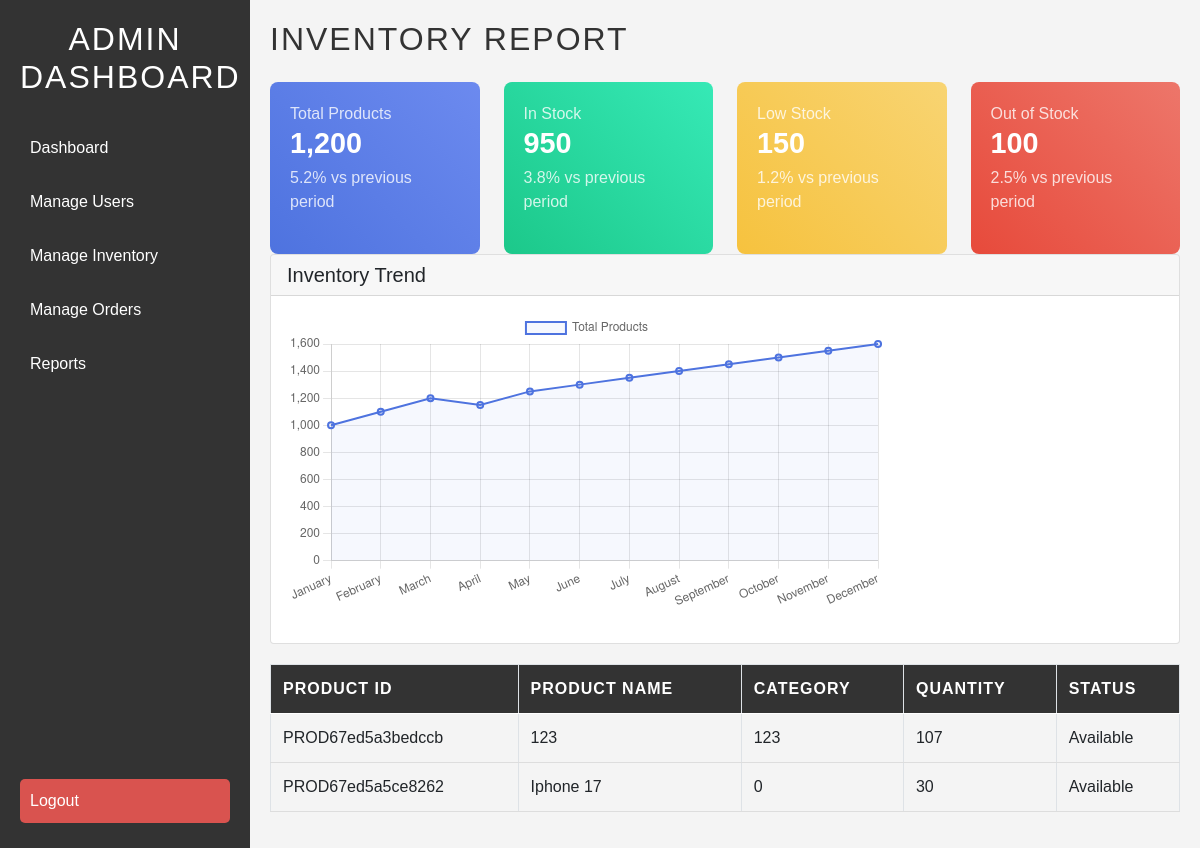
The page /warehouse/warehouse/inventory_report.php (signed in) on the database as committed earlier.
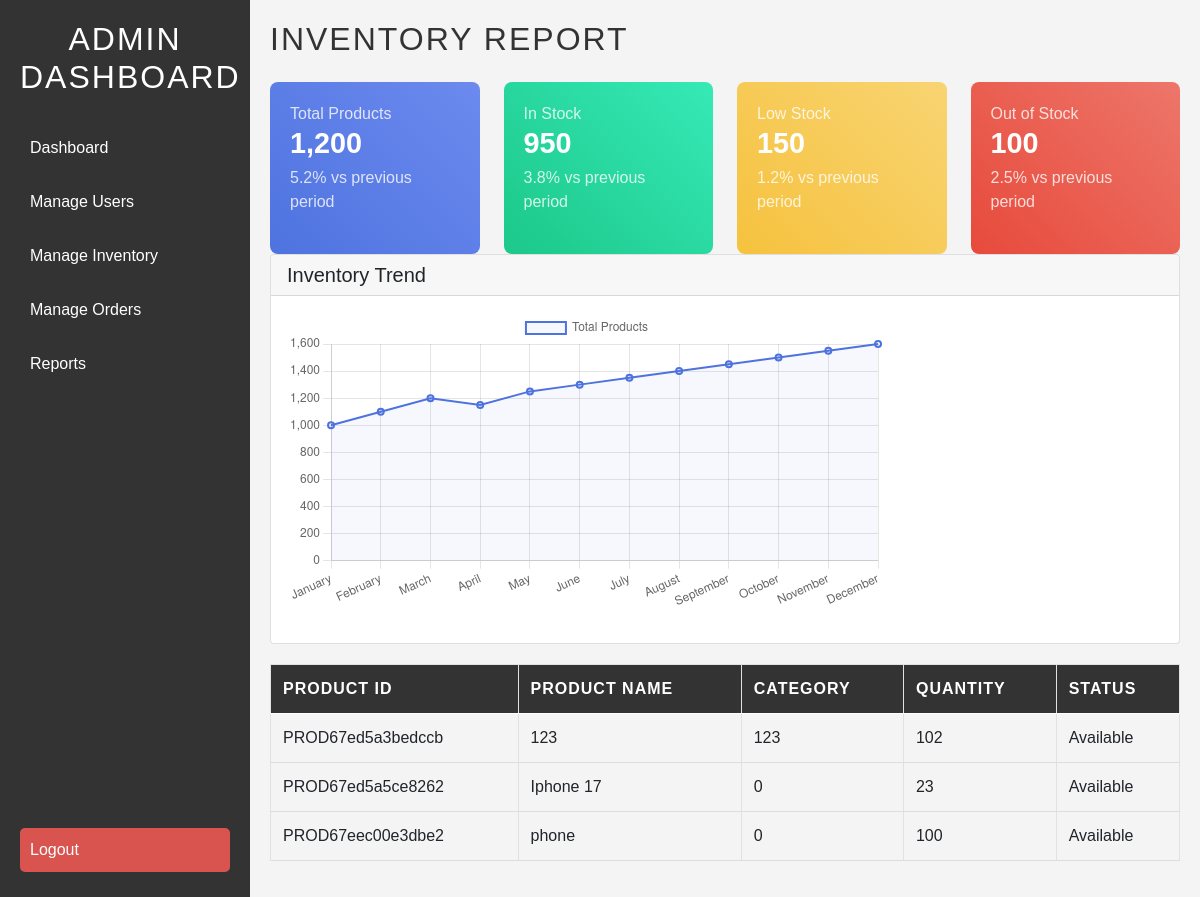
The same page on the database as committed later.
### tables this page shows
CREATE TABLE `inventory` (
  `id` int(11) NOT NULL,
  `product_id` varchar(50) NOT NULL,
  `product_name` varchar(255) NOT NULL,
  `quantity` int(11) NOT NULL DEFAULT 0,
  `cost_price` decimal(10,2) NOT NULL DEFAULT 0.00,
  `price` decimal(10,2) NOT NULL DEFAULT 0.00,
  `product_description` text DEFAULT NULL,
  `qr_code` varchar(255) DEFAULT NULL,
  `threshold` int(11) DEFAULT 10,
  `category` varchar(100) NOT NULL,
  `status` enum('Available','Unavailable') NOT NULL DEFAULT 'Available',
  `products_per_box` int(11) NOT NULL DEFAULT 1,
  `minimum_order_quantity` int(11) DEFAULT 1,
  `supplier_id` int(11) DEFAULT NULL,
  `created_at` timestamp NOT NULL DEFAULT current_timestamp(),
  `updated_at` timestamp NOT NULL DEFAULT current_timestamp() ON UPDATE current_timestamp()
);

### warehouse/warehouse/inventory_report.php (the view, shortened to what this page needs)
<?php
include 'db.php';
$query = "SELECT * FROM inventory";
$result = $conn->query($query);
?>
<!DOCTYPE html>
<html lang="en">
<head>
    <link href="https://cdn.jsdelivr.net/npm/bootstrap@5.0.2/dist/css/bootstrap.min.css" rel="stylesheet">
</head>
<body>
<div class="sidebar">
    <h2>Admin Dashboard</h2>
    <a href="admin_dashboard.php">Dashboard</a>
    <a href="manage_users.php">Manage Users</a>
    <a href="inventory.php">Manage Inventory</a>
    <a href="orders.php">Manage Orders</a>
    <a href="reports.php">Reports</a>
    <a href="warehouse_logout.php" class="logout">Logout</a>
</div>
<div class="main-content">
    <h1>Inventory Report</h1>
    <?php if (isset($error)): ?>
        <div class="alert alert-danger" role="alert">
            Error: <?php echo $error; ?>
        </div>
    <?php else: ?>
        <div class="row">
            <div class="col-lg-3 col-md-6">
                <div class="summary-card blue-gradient position-relative">
                    <div>
                        <p>Total Products</p>
                        <h3>1,200</h3>
                        <p><span class="text-white"><i class="fas fa-arrow-up"></i> 5.2%</span> vs previous period</p>
                    </div>
                </div>
            </div>
            <div class="col-lg-3 col-md-6">
                <div class="summary-card green-gradient position-relative">
                    <div>
                        <p>In Stock</p>
                        <h3>950</h3>
                        <p><span class="text-white"><i class="fas fa-arrow-up"></i> 3.8%</span> vs previous period</p>
                    </div>
                </div>
            </div>
            <div class="col-lg-3 col-md-6">
                <div class="summary-card yellow-gradient position-relative">
                    <div>
                        <p>Low Stock</p>
                        <h3>150</h3>
                        <p><span class="text-white"><i class="fas fa-arrow-down"></i> 1.2%</span> vs previous period</p>
                    </div>
                </div>
            </div>
            <div class="col-lg-3 col-md-6">
                <div class="summary-card red-gradient position-relative">
                    <div>
                        <p>Out of Stock</p>
                        <h3>100</h3>
                        <p><span class="text-white"><i class="fas fa-arrow-up"></i> 2.5%</span> vs previous period</p>
                    </div>
                </div>
            </div>
        </div>
        <div class="card">
            <div class="card-header">
                <h5 class="m-0">Inventory Trend</h5>
            </div>
            <div class="card-body">
                <div class="chart-container">
                    <canvas id="inventoryTrendChart"></canvas>
                </div>
            </div>
        </div>
        <table class="table table-bordered">
            <thead class="bg-dark text-light">
                <tr>
                    <th>Product ID</th>
                    <th>Product Name</th>
                    <th>Category</th>
                    <th>Quantity</th>
                    <th>Status</th>
                </tr>
            </thead>
            <tbody>
                <?php while ($row = $result->fetch_assoc()) { ?>
                    <tr>
                        <td><?php echo $row['product_id']; ?></td>
                        <td><?php echo $row['product_name']; ?></td>
                        <td><?php echo $row['category']; ?></td>
                        <td><?php echo $row['quantity']; ?></td>
                        <td><?php echo $row['status']; ?></td>
                    </tr>
                <?php } ?>
            </tbody>
        </table>
    <?php endif; ?>
</div>
<script>
    // Inventory Trend Chart
    const ctx = document.getElementById('inventoryTrendChart').getContext('2d');
    const inventoryTrendChart = new Chart(ctx, {
        type: 'line',
        data: {
            labels: ['January', 'February', 'March', 'April', 'May', 'June', 'July', 'August', 'September', 'October', 'November', 'December'],
            datasets: [{
                label: 'Total Products',
                data: [1000, 1100, 1200, 1150, 1250, 1300, 1350, 1400, 1450, 1500, 1550, 1600],
                backgroundColor: 'rgba(78, 115, 223, 0.05)',
                borderColor: 'rgba(78, 115, 223, 1)',
                borderWidth: 2,
                fill: true
            }]
        },
        options: {
            responsive: true,
            scales: {
                x: {
                    beginAtZero: true
                },
                y: {
                    beginAtZero: true
                }
            }
        }
    });
</script>
</body>
</html>

Rows that differ between the two databases and show on the page:
changed inventory "PROD67ed5a3bedccb": quantity "107" → "102"
changed inventory "PROD67ed5a5ce8262": quantity "30" → "23"
added inventory: product "PROD67eec00e3dbe2", product_name "phone", category "0", quantity "100", status "Available"
